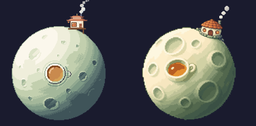
#> input picture art-src/celestial/work/cmp0.png, 256 x 126 px, shrunk from 1172 x 576 before the run
$ python atmos_w3.py ../work/cmp0.png out.png
#> lines starting #> are read from the running program, lines starting #| are printed output that depends on the picture
"""Wave 3 atmospheric-perspective pass for the FAR planet layer (planet-far-plum, planet-im-fine).

Critic r2: background planets used the same contrast/saturation/outline treatment as the foreground
asteroids and read as stickers on one plane. This pass pushes them back without repainting them:

  1. value-contrast compression around the body's mean luminance (shadows lifted, highlights pulled),
  2. desaturation + a blend toward a navy-plum haze (#4B4C70, between ink-soft and plum),
  3. edge treatment: the silhouette ring loses its lit-side highlight / ink re-ink and becomes one
     uniform haze-dark tone (a soft limb, not a sticker outline); a 1 px inner limb is slightly darkened,
  4. palette reduction (fewer tones = less micro-detail at distance), hard alpha kept.

Usage: python atmos_w3.py <in.png> <out.png> [--contrast 0.6] [--haze 0.3] [--sat 0.6] [--colors 14]
"""
from __future__ import annotations

import argparse
import colorsys

from PIL import Image

HAZE = (0x4B, 0x4C, 0x70)
LIMB = (0x2C, 0x2C, 0x48)


def lum(c: tuple[int, int, int]) -> float:
    return 0.299 * c[0] + 0.587 * c[1] + 0.114 * c[2]


def main() -> None:
    ap = argparse.ArgumentParser()
    ap.add_argument("inp")
    ap.add_argument("out")
    ap.add_argument("--contrast", type=float, default=0.6)
    ap.add_argument("--haze", type=float, default=0.3)
    ap.add_argument("--sat", type=float, default=0.6)
    ap.add_argument("--colors", type=int, default=14)
    ap.add_argument("--limb", type=float, default=0.55, help="blend of edge pixels toward LIMB")
    ap.add_argument("--value", type=float, default=1.0, help="overall brightness scale (distance dimming)")
    ap.add_argument("--detail", type=float, default=0.55, help="scale of local (high-frequency) value detail")
    ap.add_argument("--blur", type=float, default=6.0, help="radius separating form shading from surface detail")
    ap.add_argument("--keep", default="", help="hex colours (comma list) of accent pixels to treat at half strength, e.g. the bandage")
    a = ap.parse_args()

    im = Image.open(a.inp).convert("RGBA")
#> im is the input picture: PIL image 256x126 RGBA; mean R, G, B, A 89.3, 91.9, 91.1, 255
    w, h = im.size
#> w = 256; h = 126
    px = im.load()
    opaque = [(x, y) for y in range(h) for x in range(w) if px[x, y][3] >= 128]
#> opaque = 32256 items
    mean = sum(lum(px[x, y][:3]) for x, y in opaque) / len(opaque)
#> mean = 91.03

    # low-frequency luminance (form: terminator, limb darkening) vs high-frequency (surface detail).
    from PIL import ImageFilter
    lmap = Image.new("L", (w, h), int(mean))
#> lmap: PIL image 256x126 L; every value is 91
    lp = lmap.load()
    for x, y in opaque:
        lp[x, y] = int(lum(px[x, y][:3]))
    low = lmap.filter(ImageFilter.GaussianBlur(a.blur)).load()
    keep = {tuple(int(k.strip().lstrip("#")[i:i + 2], 16) for i in (0, 2, 4)) for k in a.keep.split(",") if k.strip()}

    def near_keep(c: tuple[int, int, int]) -> bool:
        return any(sum(abs(c[i] - k[i]) for i in range(3)) < 60 for k in keep)

    out = Image.new("RGBA", (w, h), (0, 0, 0, 0))
#> out: PIL image 256x126 RGBA; every value is 0
    op = out.load()
    for x, y in opaque:
        r, g, b, _ = px[x, y]
        soft = 0.25 if near_keep((r, g, b)) else 1.0
        hh, ll, ss = colorsys.rgb_to_hls(r / 255, g / 255, b / 255)
        ss *= 1 - (1 - a.sat) * soft
        r2, g2, b2 = colorsys.hls_to_rgb(hh, ll, ss)
        c = [r2 * 255, g2 * 255, b2 * 255]
        L = lum((int(c[0]), int(c[1]), int(c[2])))
        lo = low[x, y]
        con = 1 - (1 - a.contrast) * soft
        det = 1 - (1 - a.detail) * soft
        target = (mean + (lo - mean) * con + (L - lo) * det) * (1 - (1 - a.value) * soft)
        k = target / max(L, 1.0)
        c = [v * k for v in c]
        hz = a.haze * soft
        c = [c[i] * (1 - hz) + HAZE[i] * hz for i in range(3)]
        op[x, y] = tuple(max(0, min(255, round(v))) for v in c) + (255,)

    # palette reduction on the opaque body only
    rgb = Image.new("RGB", (w, h), HAZE)
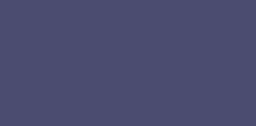
#> rgb: PIL image 256x126 RGB; mean R, G, B 75, 76, 112
    rgb.paste(out.convert("RGB"), mask=out.split()[3])
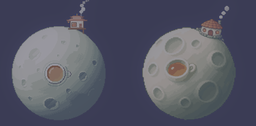
#> rgb: PIL image 256x126 RGB; mean R, G, B 85.1, 86.7, 101.5
    q = rgb.quantize(colors=a.colors, method=Image.Quantize.MEDIANCUT, dither=Image.Dither.NONE).convert("RGB")
    qp = q.load()
    for x, y in opaque:
        if not near_keep(px[x, y][:3]):  # accent pixels (e.g. the bandage pad) keep their own tone
            op[x, y] = qp[x, y] + (255,)

    def solid(x: int, y: int) -> bool:
        return 0 <= x < w and 0 <= y < h and px[x, y][3] >= 128

    # uniform soft limb: silhouette pixels toward LIMB (no lit-side highlight, no hard ink)
    edge = [(x, y) for x, y in opaque if not all(solid(x + dx, y + dy) for dx, dy in ((1, 0), (-1, 0), (0, 1), (0, -1)))]
    for x, y in edge:
        c = op[x, y]
        op[x, y] = tuple(round(c[i] * (1 - a.limb) + LIMB[i] * a.limb) for i in range(3)) + (255,)

    out.save(a.out, optimize=True)
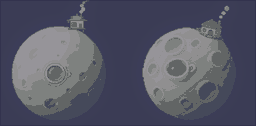
#> saved as out.png: PIL image 256x126 RGBA; mean R, G, B, A 84.6, 85.9, 101.4, 255
    print(f"{a.out}: mean L {mean:.0f}, {len(opaque)} px, {len(edge)} edge px")
#| out.png: mean L 91, 32256 px, 760 edge px


if __name__ == "__main__":
    main()

$ run again, on art-src/celestial/work/compare-asteroids.png
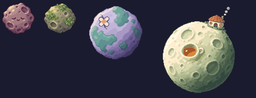
#> input picture art-src/celestial/work/compare-asteroids.png, 256 x 98 px, shrunk from 1008 x 384 before the run
#> in main, im is the input picture: PIL image 256x98 RGBA; mean R, G, B, A 64.6, 64.8, 74.2, 255
#> opaque = 25088 items
#> mean = 65.81
#> lmap: PIL image 256x98 L; every value is 65
#> the loop in main, `for x, y in opaque:` made 25088 passes
#> (r, g, b, hh, ll, ss, r2, g2) on passes 1 to 3: (26, 27, 46, 0.658, 0.141, 0.167, 0.118, 0.12), (26, 27, 46, 0.658, 0.141, 0.167, 0.118, 0.12), (26, 27, 46, 0.658, 0.141, 0.167, 0.118, 0.12)
#> in main, `rgb.paste(out.convert("RGB"), mask=out.split()[3])`:
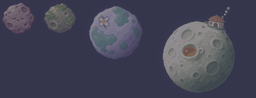
#> rgb: PIL image 256x98 RGB; mean R, G, B 68.5, 69.1, 86.6
#| out.png: mean L 66, 25088 px, 704 edge px

$ run again, on art-src/celestial/work/house-zoom2.png
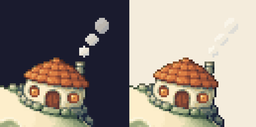
#> input picture art-src/celestial/work/house-zoom2.png, 256 x 127 px, shrunk from 776 x 384 before the run
#> in main, im is the input picture: PIL image 256x127 RGBA; mean R, G, B, A 148.3, 138.4, 129.8, 255
#> opaque = 32512 items
#> mean = 140.3
#> lmap: PIL image 256x127 L; every value is 140
#> in main, `q = rgb.quantize(colors=a.colors, method=Image.Quantize.MEDIANCUT, dit..`:
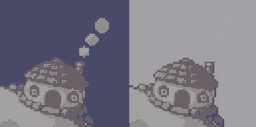
#> q: PIL image 256x127 RGB; mean R, G, B 122.3, 119.9, 133.1
#> in main, `out.save(a.out, optimize=True)`:
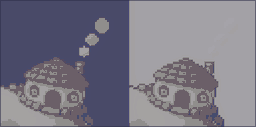
#> saved as out.png: PIL image 256x127 RGBA; mean R, G, B, A 121.2, 118.8, 132.2, 255
#| out.png: mean L 140, 32512 px, 762 edge px
